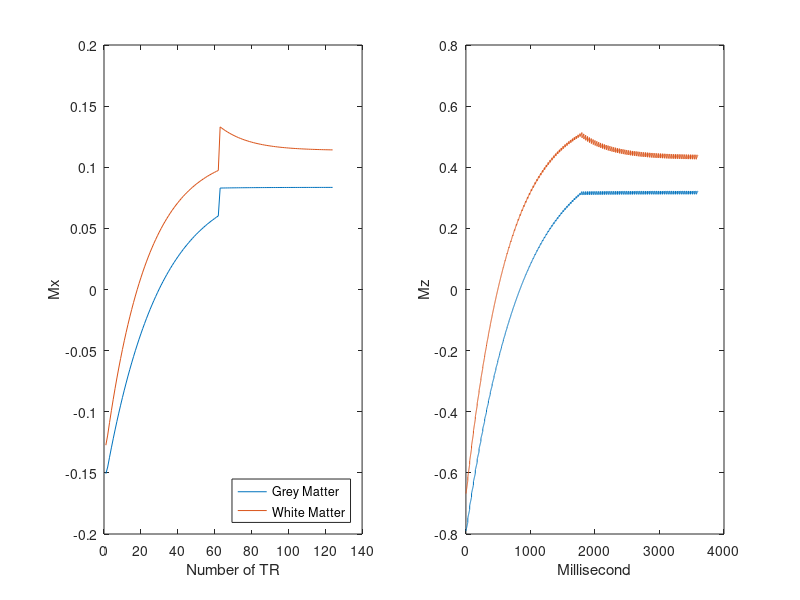

Write MATLAB code to recreate this figure. (Note: this script raises an error after producing the figure.)
clc, clearvars, close all;

NumTR = 124;
TR = 29; 

Acq_Time = NumTR*TR;
MzG=zeros(1,Acq_Time); MzW=zeros(1,Acq_Time);
MxG=zeros(1,Acq_Time); MxW=zeros(1,Acq_Time);
FA=zeros(1,Acq_Time);
Flip_angle_1 = 11;  Flip_angle_2 = 15; 
FA(1) = Flip_angle_1;

for i=TR + 1 : TR : Acq_Time/2
    FA(i) = Flip_angle_1;
    i = i + TR;
end

for i = Acq_Time/2 + 1 : TR : Acq_Time
    FA(i) = Flip_angle_2;
    i = i + TR;
end

T1G = 1800; T1W = 1100;
Mz_postInv_G = 1-(1-(-1))*exp(-200/T1G);
Mz_postInv_W = 1-(1-(-1))*exp(-200/T1W);

MzG(1)=Mz_postInv_G; MzW(1)=Mz_postInv_W;
MxG(1) = MzG(1) * sind(FA(1));
MxW(1) = MzW(1) * sind(FA(1));

% Gray matter calculation
increment = 1;
for i=2:length(MzG)
MzG(i) = 1-(1-(MzG(i-1)))*exp(-increment/T1G);

MxG(i) = MzG(i) * sind(FA(i));
MzG(i) = MzG(i) * cosd(FA(i));
end

% White matter calculation
for i=2:length(MzW)
MzW(i) = 1-(1-(MzW(i-1)))*exp(-increment/T1W);

MxW(i) = MzW(i) * sind(FA(i));
MzW(i) = MzW(i) * cosd(FA(i));
end

% Remove gaps from Mx graph
MxG_noGap = zeros(1,NumTR);
increment = 2;
MxG_noGap(1) = MxG(1);

for i=TR+1:TR:Acq_Time 
  
    MxG_noGap(increment) =  MxG(i);
    increment = increment +1 ;
  
end 

MxW_noGap = zeros(1,NumTR);
increment = 2;
MxW_noGap(1) = MxW(1);

for i=TR+1:TR:Acq_Time 
  
    MxW_noGap(increment) =  MxW(i);
    increment = increment +1 ;
  
end 
%Graph
subplot(1,2,1)
plot(1:length(MxG_noGap),MxG_noGap), xlabel('Number of TR'), ylabel('Mx')
hold on
plot(1:length(MxW_noGap),MxW_noGap), xlabel('Number of TR'), ylabel('Mx')
legend('Grey Matter', 'White Matter', 'Location', 'southeast' )


subplot(1,2,2)
plot(1:length(MzG),MzG), xlabel('Millisecond'), ylabel('Mz')
hold on
plot(1:length(MzW),MzW), xlabel('Millisecond'), ylabel('Mz')
hold on
yline(0)
legend('Grey Matter', 'White Matter', 'Location', 'southeast' )
